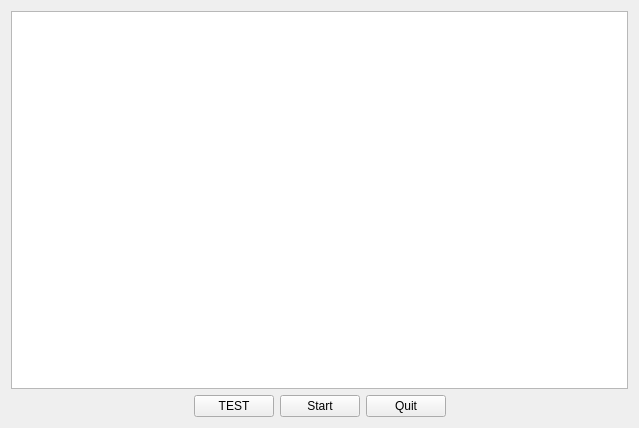
<?xml version="1.0" encoding="UTF-8"?>
<ui version="4.0">
 <class>Launcher</class>
 <widget class="QMainWindow" name="Launcher">
  <property name="geometry">
   <rect>
    <x>0</x>
    <y>0</y>
    <width>639</width>
    <height>428</height>
   </rect>
  </property>
  <property name="sizePolicy">
   <sizepolicy hsizetype="Fixed" vsizetype="Fixed">
    <horstretch>0</horstretch>
    <verstretch>0</verstretch>
   </sizepolicy>
  </property>
  <property name="windowTitle">
   <string>MemoryServer</string>
  </property>
  <widget class="QWidget" name="centralWidget">
   <layout class="QVBoxLayout" name="verticalLayout">
    <item>
     <widget class="QPlainTextEdit" name="textEdit_logConsole"/>
    </item>
    <item>
     <layout class="QHBoxLayout" name="horizontalLayout">
      <item>
       <spacer name="horizontalSpacer">
        <property name="orientation">
         <enum>Qt::Horizontal</enum>
        </property>
        <property name="sizeHint" stdset="0">
         <size>
          <width>40</width>
          <height>20</height>
         </size>
        </property>
       </spacer>
      </item>
      <item>
       <widget class="QPushButton" name="button_test">
        <property name="text">
         <string>TEST</string>
        </property>
       </widget>
      </item>
      <item>
       <widget class="QPushButton" name="button_startServer">
        <property name="sizePolicy">
         <sizepolicy hsizetype="Preferred" vsizetype="Preferred">
          <horstretch>0</horstretch>
          <verstretch>0</verstretch>
         </sizepolicy>
        </property>
        <property name="text">
         <string>Start</string>
        </property>
       </widget>
      </item>
      <item>
       <widget class="QPushButton" name="button_quitApp">
        <property name="sizePolicy">
         <sizepolicy hsizetype="Preferred" vsizetype="Preferred">
          <horstretch>0</horstretch>
          <verstretch>0</verstretch>
         </sizepolicy>
        </property>
        <property name="text">
         <string>Quit</string>
        </property>
       </widget>
      </item>
      <item>
       <spacer name="horizontalSpacer_2">
        <property name="orientation">
         <enum>Qt::Horizontal</enum>
        </property>
        <property name="sizeHint" stdset="0">
         <size>
          <width>40</width>
          <height>20</height>
         </size>
        </property>
       </spacer>
      </item>
     </layout>
    </item>
   </layout>
  </widget>
  <action name="action_ChangeDir">
   <property name="text">
    <string>Cambiar carpeta</string>
   </property>
  </action>
  <action name="action_Exit">
   <property name="text">
    <string>Salir</string>
   </property>
  </action>
 </widget>
 <layoutdefault spacing="6" margin="11"/>
 <resources/>
 <connections/>
</ui>
